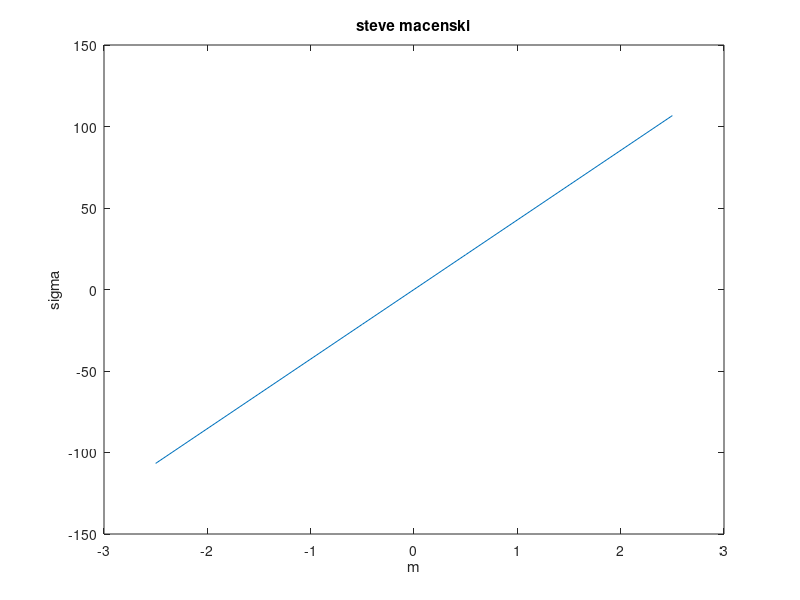

MATLAB code for this plot:

M = 12;
t = .025;
w = 1.5;
Iyy = .0703;

a = [-5/2; -3/2; -1/2; 1/2; 3/2; 5/2];
b = [.625; .375; .125; -.125; -.375; -.625];

for i = 1:length(a);
    sigma(i) = -M*b(i)/Iyy;
end

plot(a, sigma)
title('steve macenski')
xlabel('m')
ylabel('sigma')

polyfit(a, sigma',1)
